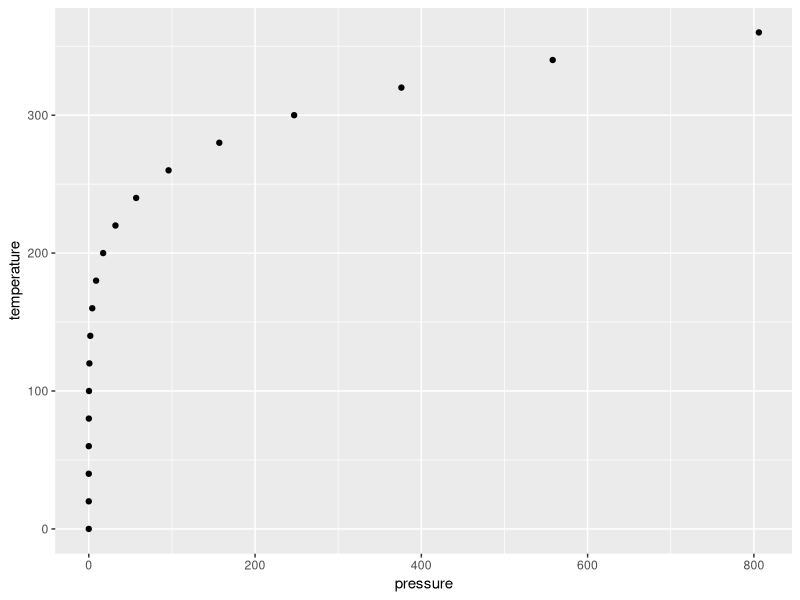

This chart was generated by the following R code:
## ---- chunk 1
knitr::opts_chunk$set(echo = TRUE)
library(tidyverse)
## ---- chunk 2
summary(cars)
## ---- chunk 3
ggplot(pressure, aes(x=pressure, y=temperature)) +
  geom_point()
